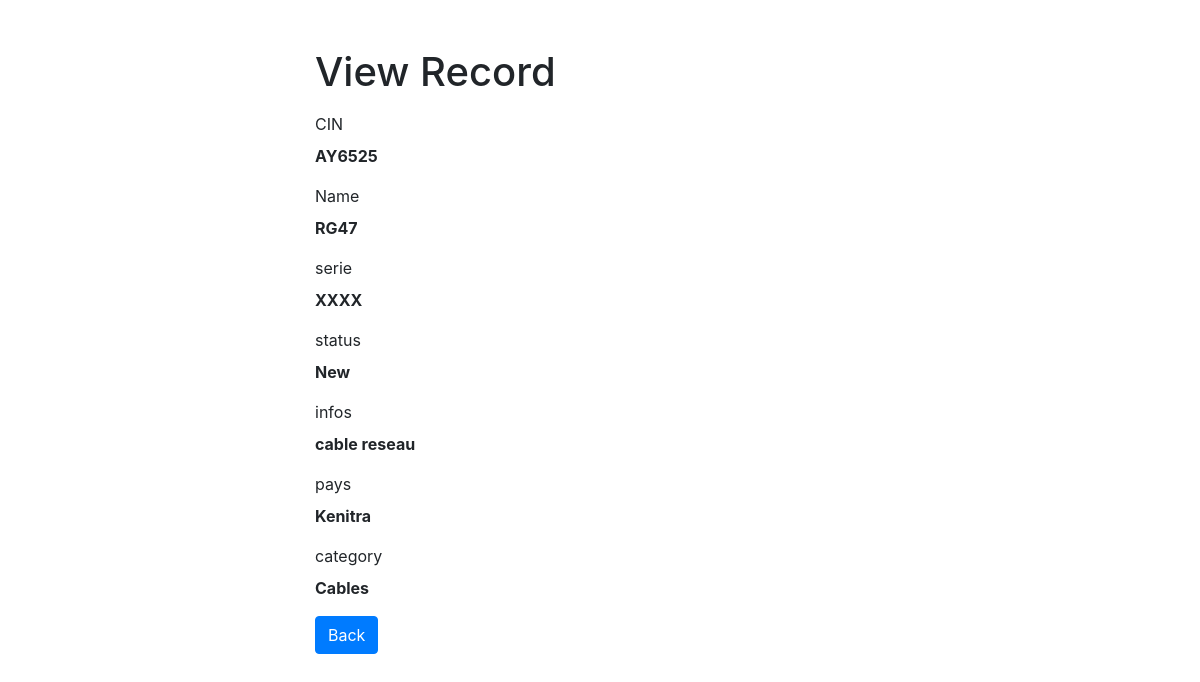
The page /exemple/read.php?id=4 on the database its author committed.
### tables this page shows
CREATE TABLE `materials` (
  `id` int(11) NOT NULL,
  `CIN` varchar(10) NOT NULL,
  `name` varchar(20) NOT NULL,
  `serie` varchar(20) NOT NULL,
  `status` varchar(10) NOT NULL,
  `infos` text NOT NULL,
  `pays` varchar(20) NOT NULL,
  `division` varchar(100) NOT NULL,
  `category` varchar(20) NOT NULL
);

### exemple/read.php (the view, shortened to what this page needs)
<?php
if (isset($_GET["id"]) && !empty(trim($_GET["id"]))) {
    require_once "config.php";
    $sql = "SELECT * FROM materials WHERE id = :id";
    if ($stmt = $pdo->prepare($sql)) {
        $stmt->bindParam(":id", $param_id);
        if ($stmt->execute()) {
            if ($stmt->rowCount() == 1) {
                $row = $stmt->fetch(PDO::FETCH_ASSOC);
            } else {
                header("location: error.php");
                exit();
            }
        } else {
            echo "Oops! Something went wrong. Please try again later.";
        }
    }
} else {
    header("location: error.php");
    exit();
}
?>
<!DOCTYPE html>
<html lang="en">
<head>
    <link rel="stylesheet" href="https://stackpath.bootstrapcdn.com/bootstrap/4.5.2/css/bootstrap.min.css">
</head>
<body>
    <div class="wrapper">
        <div class="container-fluid">
            <div class="row">
                <div class="col-md-12">
                    <h1 class="mt-5 mb-3">View Record</h1>
                    <div class="form-group">
                        <label>CIN</label>
                        <p><b><?php echo $row["CIN"]; ?></b></p>
                    </div>
                    <div class="form-group">
                        <label>Name</label>
                        <p><b><?php echo $row["name"]; ?></b></p>
                    </div>
                    <div class="form-group">
                        <label>serie</label>
                        <p><b><?php echo $row["serie"]; ?></b></p>
                    </div>
                    <div class="form-group">
                        <label>status</label>
                        <p><b><?php echo $row["status"]; ?></b></p>
                    </div>
                    <div class="form-group">
                        <label>infos</label>
                        <p><b><?php echo $row["infos"]; ?></b></p>
                    </div>
                    <div class="form-group">
                        <label>pays</label>
                        <p><b><?php echo $row["pays"]; ?></b></p>
                    </div>
                    <div class="form-group">
                        <label>category</label>
                        <p><b><?php echo $row["category"]; ?></b></p>
                    </div>
                    <p><a href="index.php" class="btn btn-primary">Back</a></p>
                </div>
            </div>
        </div>
    </div>
</body>
</html>

### exemple/read.php (style rules this page uses)
.wrapper { width: 600px; margin: 0 auto; }

### rows shown on the page
materials: CIN "AY6525", name "RG47", serie "XXXX", status "New", infos "cable reseau", pays "Kenitra", category "Cables"
